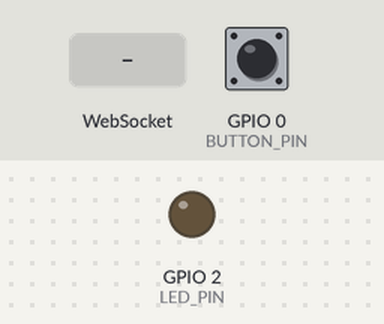
A sketch run on a simulated ESP32. Shown: output pins drawn as LEDs (lit = HIGH). Dashed ring = blinking. Inputs (shaded band) come from the test bench; at power-on: GPIO 0 (BUTTON_PIN) HIGH. WiFi joins after 1.5 s; servers stay silent unless stated; what the sketch prints to the serial monitor is not drawn.

Above: at 2.7 s.
2.8 s: WebSocket text "blink" received
At 2.95 s:
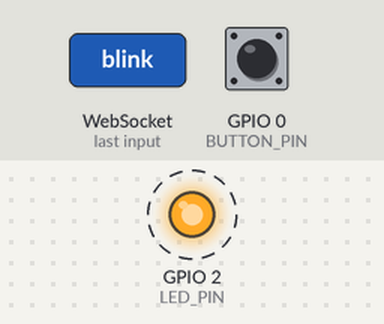
7.4 s: WebSocket text "led_on" received
At 8.4 s:
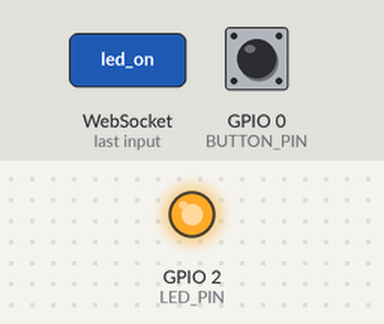
11.4 s: WebSocket text "led_off" received
At 12.7 s:
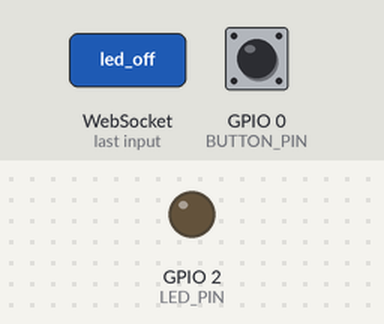
Timing chart, 0 to 13.9 s (numbered marks = the images above; inputs shaded):
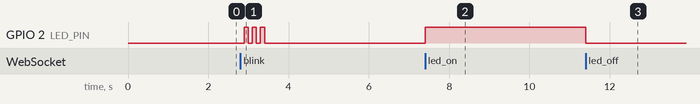

Measured:
- after the input at 2.8 s, GPIO 2 (LED_PIN): alternates HIGH for 0.10 s and LOW for 0.10 s, 6 changes in all, then stays LOW, starting after 0.10 s
- after the input at 7.4 s, GPIO 2 (LED_PIN): LOW → HIGH at once
- after the input at 11.4 s, GPIO 2 (LED_PIN): HIGH → LOW at once

The sketch:

pp1_boot_button_demo.ino
```cpp
// PP1 demo: ESP32 built-in BOOT button -> WebSocket -> browser hint panel.
// No extra parts needed. Uses GPIO0 (BOOT button) and GPIO2 (on-board LED on most DevKit boards).
//
//   short press (< 1 s)  -> {"event":"request"}  (ask for the next hint level)
//   long press  (>= 1 s) -> {"event":"silence"}  (toggle proactive hints off/on)
//
// The server can send back: "led_on", "led_off", "blink".
//
// Library: "WebSockets" by Markus Sattler (Arduino Library Manager).
// Board:   "ESP32 Dev Module" (esp32 board package by Espressif).

#include <WiFi.h>
#include <WebSocketsClient.h>

// ---- edit these ----
const char* WIFI_SSID   = "YOUR_WIFI_OR_HOTSPOT";
const char* WIFI_PASS   = "YOUR_PASSWORD";
const char* SERVER_IP   = "192.168.1.10";  // laptop IP, printed by demo/server.py
const uint16_t SERVER_PORT = 8765;
// --------------------

const int BUTTON_PIN = 0;   // BOOT button, active LOW
const int LED_PIN    = 2;   // on-board LED (change if your board differs)

const unsigned long DEBOUNCE_MS   = 30;
const unsigned long LONG_PRESS_MS = 1000;

WebSocketsClient ws;
bool wsConnected = false;

int  stableState = HIGH;
int  lastReading = HIGH;
unsigned long lastChangeMs = 0;
unsigned long pressStartMs = 0;

bool ledSteady = false;          // LED on = hints silenced
unsigned long blinkUntilMs = 0;

void sendEvent(const char* name) {
  String msg = String("{\"source\":\"esp32\",\"event\":\"") + name + "\"}";
  Serial.println(msg);           // serial fallback: same JSON over USB
  if (wsConnected) ws.sendTXT(msg);
}

void onWsEvent(WStype_t type, uint8_t* payload, size_t length) {
  switch (type) {
    case WStype_CONNECTED:
      wsConnected = true;
      Serial.println("[ws] connected");
      sendEvent("hello");
      break;
    case WStype_DISCONNECTED:
      wsConnected = false;
      Serial.println("[ws] disconnected, retrying...");
      break;
    case WStype_TEXT: {
      const char* text = (const char*)payload;
      if (strstr(text, "led_on"))  ledSteady = true;
      if (strstr(text, "led_off")) ledSteady = false;
      if (strstr(text, "blink"))   blinkUntilMs = millis() + 600;
      break;
    }
    default:
      break;
  }
}

void setup() {
  Serial.begin(115200);
  pinMode(BUTTON_PIN, INPUT_PULLUP);
  pinMode(LED_PIN, OUTPUT);

  WiFi.mode(WIFI_STA);
  WiFi.begin(WIFI_SSID, WIFI_PASS);
  Serial.print("[wifi] connecting");
  while (WiFi.status() != WL_CONNECTED) {
    delay(300);
    Serial.print(".");
  }
  Serial.print("\n[wifi] ip: ");
  Serial.println(WiFi.localIP());

  ws.begin(SERVER_IP, SERVER_PORT, "/");
  ws.onEvent(onWsEvent);
  ws.setReconnectInterval(2000);
}

void loop() {
  ws.loop();
  unsigned long now = millis();

  // Debounced button handling
  int reading = digitalRead(BUTTON_PIN);
  if (reading != lastReading) {
    lastChangeMs = now;
    lastReading = reading;
  }
  if ((now - lastChangeMs) > DEBOUNCE_MS && reading != stableState) {
    stableState = reading;
    if (stableState == LOW) {
      pressStartMs = now;                       // pressed
    } else {
      unsigned long held = now - pressStartMs;  // released
      sendEvent(held >= LONG_PRESS_MS ? "silence" : "request");
    }
  }

  // LED: fast blink after a hint, steady when silenced
  if (now < blinkUntilMs) {
    digitalWrite(LED_PIN, (now / 100) % 2);
  } else {
    digitalWrite(LED_PIN, ledSteady ? HIGH : LOW);
  }
}
```
